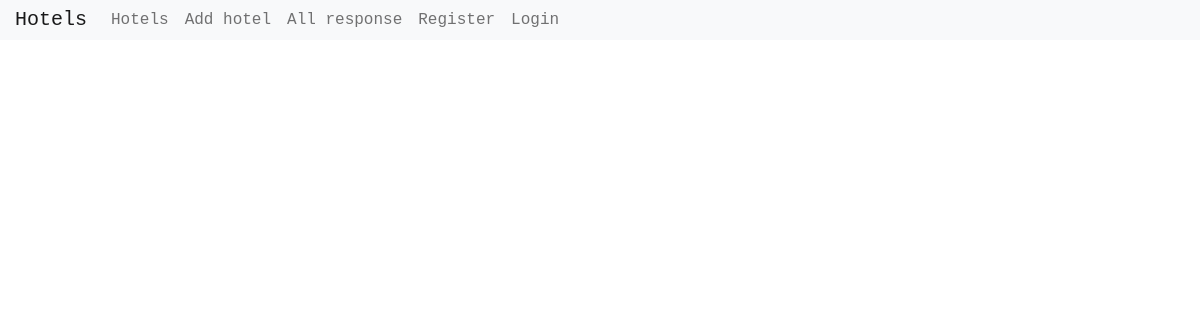
The page /review_list/ on the database as committed earlier.
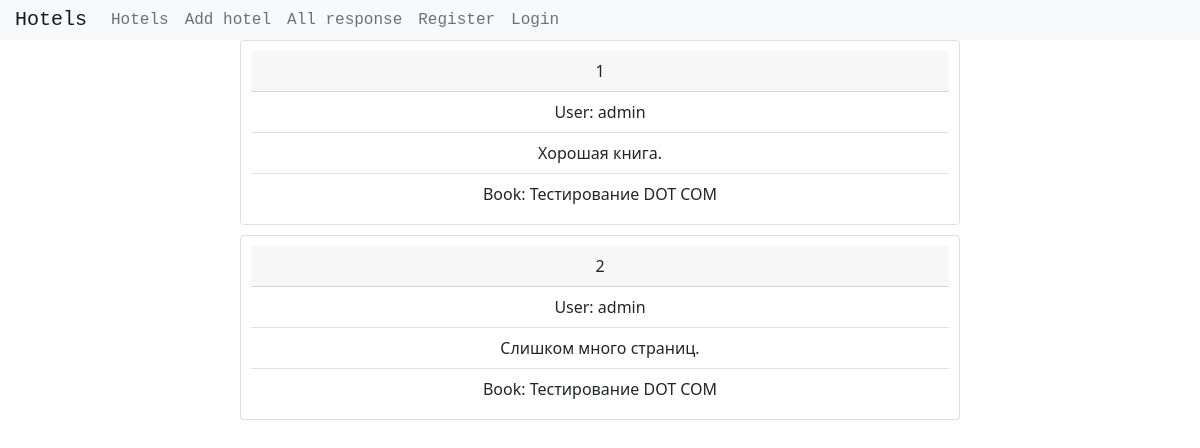
The same page on the database as committed later.
### main/models.py (models this page shows, shortened)
class Review(models.Model):
    user = models.ForeignKey(User, on_delete=models.CASCADE)
    book = models.ForeignKey(Book, on_delete=models.CASCADE)
    text = models.TextField()
    class Meta:
        verbose_name = 'Отзыв'
        verbose_name_plural = "Отзывы"

class Book(models.Model):
    name = models.CharField('Название', max_length=255)
    price = models.DecimalField('Цена', max_digits=10, decimal_places=2)
    pages_number = models.IntegerField('Страницы', default=100)
    description = models.TextField('Описание', null=True, blank=True)
    def __str__(self):
        return self.name
    class Meta:
        verbose_name = 'Книга'
        verbose_name_plural = "Книги"

### main/views.py (the view)
# urls.py: path('review_list/', views.review_list, name='review_list'),
def review_list(request):
    reviews = Review.objects.all()
    return render(request, 'main/review_list.html', {'reviews': reviews})

### main/templates/main/review_list.html (shortened to what this page needs)
{% extends 'main/base.html' %}
{%block content%}
{% for review in reviews %}
    <div class="review card">
      <div class="card-header">
        {{review.id}}
      </div>
      <ul class="list-group list-group-flush">
        <li class="list-group-item">User: {{review.user}}</li>
        <li class="list-group-item">{{review.text}}</li>
        <li class="list-group-item">Book: {{review.book}}</li>
      </ul>
    </div>
{% endfor %}
{% endblock %}

### main/templates/main/base.html (shortened to what this page needs)
<!DOCTYPE html>
{% load static %}
<html lang="en">
<head>
    <link href="https://cdn.jsdelivr.net/npm/bootstrap@5.1.3/dist/css/bootstrap.min.css" rel="stylesheet">
    <link rel="stylesheet" href="{% static 'main/css/styles.css' %}">
</head>
<body>
<nav class="navbar navbar-expand-lg navbar-light bg-light" style="padding: 0 0 0 15px; font-family: monospace; color: #cd66cc">
  <a class="navbar-brand" href="{% url 'home' %}">Hotels</a>
  <div class="collapse navbar-collapse" id="navbarNav">
    <ul class="navbar-nav">
      <li class="nav-item active">
        <a class="nav-link" href="{% url 'book_list' %}"> Hotels</a>
      </li>
      <li class="nav-item">
        <a class="nav-link" href="{% url 'add_book' %}">Add hotel</a>
      </li>
      <li class="nav-item">
        <a class="nav-link" href="{% url 'review_list' %}">All response</a>
      </li>
      {% if not user.is_authenticated %}
      <li class="nav-item">
        <a class="nav-link" href="{% url 'register_user' %}">Register</a>
      </li>
      <li class="nav-item">
        <a class="nav-link" href="{% url 'login_user' %}">Login</a>
      </li>
      {% endif %}
    </ul>
  </div>
</nav>
<div class="main">
{% block content %}
{% endblock %}
</div>
</body>
</html>

### main/static/main/css/styles.css (style rules this page uses)
.main { width: 60%; margin: 0 auto; }
.review { text-align: center; padding: 10px; margin-bottom: 10px; }
ul li { display:block; transition: transform .6s ease; text-decoration: none; }

Rows that differ between the two databases and show on the page:
added Review: id "1", user "admin", text "Хорошая книга.", book "Тестирование DOT COM"
added Review: id "2", user "admin", text "Слишком много страниц.", book "Тестирование DOT COM"
